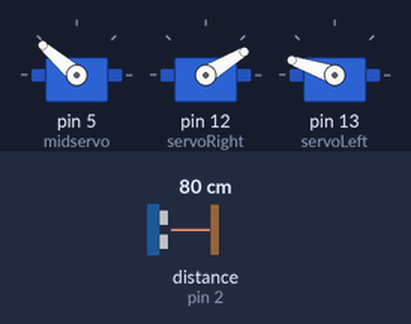
A sketch run on a simulated Arduino Uno, built with avr-gcc and run on an emulated ATmega328P. Shown: 3 × servo. Inputs (shaded band) come from the test bench; at power-on: distance to the obstacle (sensor on pin 2) 80 cm. The echo pulse lasts 58.3 µs per cm; what the sketch prints to the serial monitor is not drawn.

Above: at 1.26 s.
1.3 s: distance to the obstacle (sensor on pin 2) set to 2 cm
At 1.9 s:
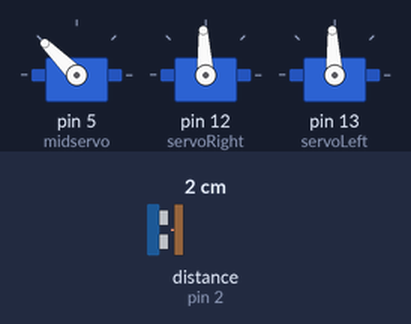
4.3 s: distance to the obstacle (sensor on pin 2) set to 14 cm
7.3 s: distance to the obstacle (sensor on pin 2) set to 17 cm
At 7.81 s:
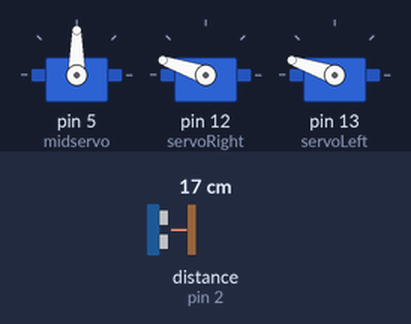
10.3 s: distance to the obstacle (sensor on pin 2) set to 4 cm
At 10.9 s:
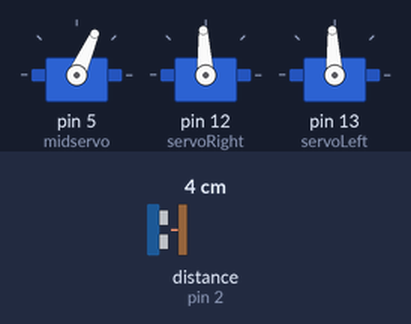
13.3 s: distance to the obstacle (sensor on pin 2) set to 18 cm
At 14.13 s:
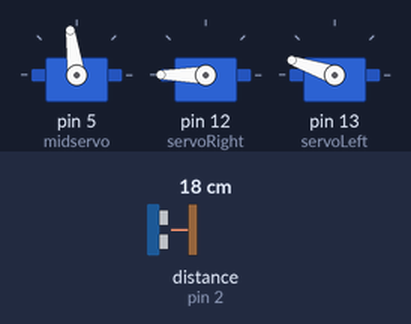
Timing chart, 0 to 62.9 s (numbered marks = the images above; inputs shaded):
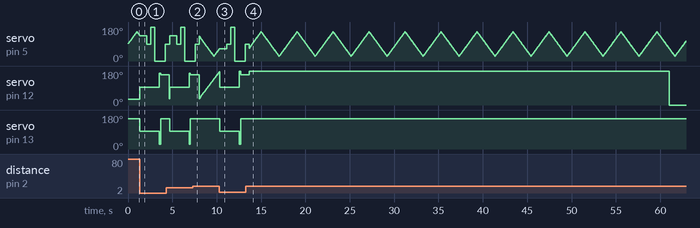

Measured:
- the behaviour switches between 15 and 16 cm on distance to the obstacle (sensor on pin 2) (found by bisection; images 1 and 2)
- after the input at 1.3 s, servo on pin 12 (servoRight): 31° → 93° at once, → 167° 2.2 s later, → 161° 0.15 s later; servo on pin 13 (servoLeft): 161° → 93° at once, → 25° 2.2 s later, → 161° 0.15 s later
- after the input at 7.3 s, servo on pin 13 (servoLeft): stays 161° (without the input it goes to 93° after 0.75 s)
- after the input at 10.3 s, servo on pin 13 (servoLeft): 161° → 93° at once, → 25° 2.2 s later, → 161° 0.15 s later
- after the input at 13.3 s, servo on pin 13 (servoLeft): stops changing and stays 161°

The sketch:

obstacleAvoidanceRobotSrc.ino
```cpp
/*
  Scanning Obstacle Avoidance Robot
  ELECTRONICS
  (c) 2018 nigel5
 */

 #include <NewPing.h>
 #include <Servo.h>

 // Setup sensor and standard servo

 #define TRIG_PIN 4
 #define ECHO_PIN 2
 #define MINIMUM_DISTANCE 15
 #define MAXIMUM_DISTANCE 250

 #define MAX_SCAN_RIGHT 15
 #define MAX_SCAN_LEFT 165

 int midservoCenterAngle = 90;
 int midservoRightAngle = 0;
 int midservoLeftAngle = 180;

 Servo midservo;

 NewPing sonar(TRIG_PIN, ECHO_PIN, MAXIMUM_DISTANCE);

 // Setup continuous servos (wheels)
 Servo servoRight;
 Servo servoLeft;
 int delayTime = 100;
 int adRight = 59;
 int adLeft = 0;

 // Scanning variables
 boolean pauseScanner = false;
 int scanningSpeed = 1;
 int currentAngle = midservoCenterAngle;

 boolean leftObs;
 boolean rightObs;

 void setup() {
   Serial.begin(9600);
   // Attach and centre the middle servo
   midservo.attach(5);
   midservo.write(midservoCenterAngle);

   // Attach wheel servos
   servoRight.attach(12);
   servoLeft.attach(13);
 }

 void loop() {
   go_forward();

   float ping1 = sonar.ping_cm();

   // Scanning and adjustment
   if (!pauseScanner) {
     // Reached max right or left angle, start scanning opposite way
     if ((currentAngle <= MAX_SCAN_RIGHT + 10 && scanningSpeed < 0) || (currentAngle >= MAX_SCAN_LEFT - 10 && scanningSpeed > 0)) {
       scanningSpeed *= -1;
     }
     midservo.write(currentAngle + scanningSpeed);
     currentAngle += scanningSpeed;
     delay(10);

     // Veer right (approaching left wall)
     if (ping1 != 0 && ping1 <= MINIMUM_DISTANCE + 20 && 90 < currentAngle < 180) {
       adRight += 10;
       Serial.println("APPR OBS LEFT");
     }

     // Veer left (approaching right wall)
     else if (ping1 != 0 && ping1 <= MINIMUM_DISTANCE + 20 && 0 < currentAngle < 90 ) {
       adRight -= 10;
       Serial.println("APPR OBS RIGHT");
     }
   }
   if (ping1 != 0 && ping1 <= MINIMUM_DISTANCE) {
     pauseScanner = true;
     brake();
     delay(100);

     // Confirm that obstacle is there. If true, check both sides
     if (go_look_forward()) {
       leftObs = go_look_left();
       rightObs = go_look_right();
            Serial.println("OBS");

       if (leftObs && !rightObs) {
         // Right side clear
         delay(15);
         turn_back_right();
       }
       else if (!leftObs && rightObs) {
         // Left side clear
         delay(15);
         turn_back_left();
       }
       else {
         // Both sides clear
         delay(15);
         turn_around();
       }
       // Center servo
       go_look_forward();
       go_forward();
       ping1 = 0;
     }
     else {
       go_forward();
       ping1 = 0;
     }
     // Restart scanning
     pauseScanner = false;
   }
 }

 /*
  * This function causes the robot to check for any obstacles on the left side.
  * If an obstacle is present, then it will return true. Otherwise, it will return false.
  */
 boolean go_look_left() {
   midservo.write(midservoLeftAngle);
   delay(450);
   float ping1 = sonar.ping_cm();
   delay(20);

   if (ping1 != 0 && ping1 <= MINIMUM_DISTANCE) {
     return true;
   }

   return false;
 }

 /*
  * This function causes the robot to check for any obstacles on the right side.
  * If an obstacle is present, then it will return true. Otherwise, it will return false.
  */
 boolean go_look_right() {
   midservo.write(midservoRightAngle);
   delay(450);

   float ping1 = sonar.ping_cm();
   delay(20);

   if (ping1 != 0 && ping1 <= MINIMUM_DISTANCE) {
     return true;
   }

   return false;
 }

 /*
  * This function causes the robot to check for any obstacles in front of it.
  * If an obstacle is present, then it will return true. Otherwise, it will return false.
  */
 boolean go_look_forward() {
   midservo.write(midservoCenterAngle);
   delay(450);

   float ping1 = sonar.ping_cm();

   if (ping1 != 0 && ping1 <= MINIMUM_DISTANCE) {
     return true;
   }

   return false;
 }

 /*
  * This function causes the robot to move forward.
  */
 void go_forward() {
   servoRight.writeMicroseconds(800 + adRight);
   servoLeft.writeMicroseconds(2200 + adLeft);
 }

 /*
  * This function causes the robot to move backward.
  */
 void go_backward() {
   servoRight.writeMicroseconds(2200 + adRight);
   servoLeft.writeMicroseconds(800 + adLeft);
 }

 /*
  * This function causes the robot to turn left.
  */
 void turn_back_left() {
  servoRight.writeMicroseconds(800);
  servoLeft.writeMicroseconds(800);
  delay(540);
}

 /*
  * This function causes the robot to turn right.
  */
 void turn_back_right() {
  servoRight.writeMicroseconds(2200);
  servoLeft.writeMicroseconds(2200);
  delay(540);
}

 /*
  * This function causes the robot to stop.
  */
 void brake() {
   servoRight.writeMicroseconds(1500);
   servoLeft.writeMicroseconds(1500);
   delay(500);
   servoRight.detach();
   servoLeft.detach();
   delay(200);
   servoRight.attach(12);
   servoLeft.attach(13);
 }

 /*
  * This function causes the robot to turn around by first moving backwards, then turning right.
  */
 void turn_around() {
   // backup, and then turn around
   go_backward();
   delay(150);
   turn_back_right();
   delay(5);
 }
```
